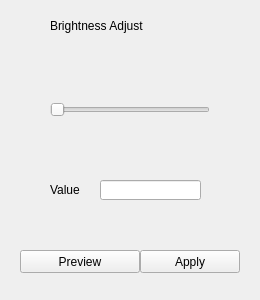
<?xml version="1.0" encoding="UTF-8"?>
<ui version="4.0">
 <class>BrightnessAdjustWidget</class>
 <widget class="QWidget" name="BrightnessAdjustWidget">
  <property name="geometry">
   <rect>
    <x>0</x>
    <y>0</y>
    <width>260</width>
    <height>300</height>
   </rect>
  </property>
  <property name="windowTitle">
   <string>Form</string>
  </property>
  <property name="inputMethodHints">
   <set>Qt::ImhNone</set>
  </property>
  <widget class="QLabel" name="label">
   <property name="geometry">
    <rect>
     <x>50</x>
     <y>10</y>
     <width>181</width>
     <height>31</height>
    </rect>
   </property>
   <property name="text">
    <string>Brightness Adjust</string>
   </property>
  </widget>
  <widget class="QSlider" name="brightnessSlider">
   <property name="geometry">
    <rect>
     <x>50</x>
     <y>100</y>
     <width>160</width>
     <height>19</height>
    </rect>
   </property>
   <property name="maximum">
    <number>100</number>
   </property>
   <property name="orientation">
    <enum>Qt::Horizontal</enum>
   </property>
  </widget>
  <widget class="QLineEdit" name="brightnessEdit">
   <property name="geometry">
    <rect>
     <x>100</x>
     <y>180</y>
     <width>101</width>
     <height>20</height>
    </rect>
   </property>
   <property name="inputMethodHints">
    <set>Qt::ImhDigitsOnly</set>
   </property>
  </widget>
  <widget class="QLabel" name="label_2">
   <property name="geometry">
    <rect>
     <x>50</x>
     <y>180</y>
     <width>41</width>
     <height>20</height>
    </rect>
   </property>
   <property name="text">
    <string>Value</string>
   </property>
  </widget>
  <widget class="QPushButton" name="previewBtn">
   <property name="geometry">
    <rect>
     <x>20</x>
     <y>250</y>
     <width>120</width>
     <height>23</height>
    </rect>
   </property>
   <property name="text">
    <string>Preview</string>
   </property>
  </widget>
  <widget class="QPushButton" name="applyBtn">
   <property name="geometry">
    <rect>
     <x>140</x>
     <y>250</y>
     <width>100</width>
     <height>23</height>
    </rect>
   </property>
   <property name="text">
    <string>Apply</string>
   </property>
  </widget>
 </widget>
 <resources/>
 <connections/>
</ui>
